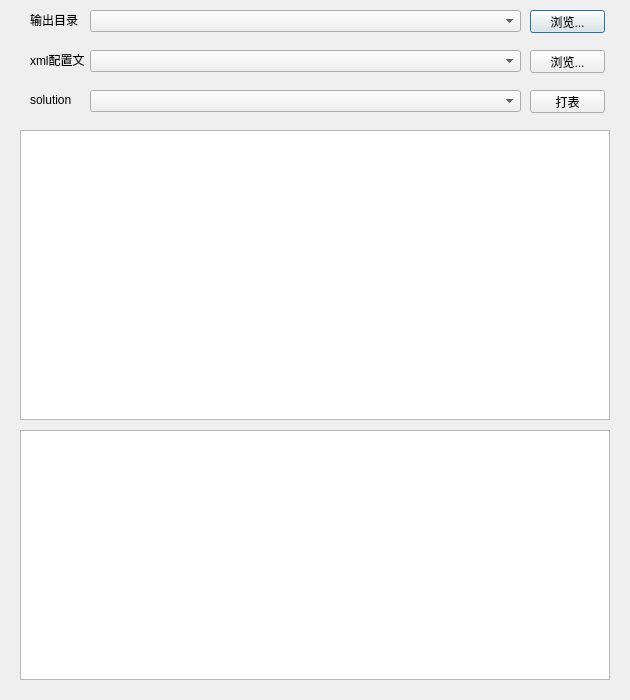
<?xml version="1.0" encoding="UTF-8"?>
<ui version="4.0">
 <class>Dialog</class>
 <widget class="QDialog" name="Dialog">
  <property name="geometry">
   <rect>
    <x>0</x>
    <y>0</y>
    <width>630</width>
    <height>700</height>
   </rect>
  </property>
  <property name="windowTitle">
   <string>Dialog</string>
  </property>
  <widget class="QLabel" name="label">
   <property name="geometry">
    <rect>
     <x>30</x>
     <y>14</y>
     <width>54</width>
     <height>12</height>
    </rect>
   </property>
   <property name="text">
    <string>输出目录</string>
   </property>
  </widget>
  <widget class="QComboBox" name="comboBoxOutput">
   <property name="geometry">
    <rect>
     <x>90</x>
     <y>10</y>
     <width>431</width>
     <height>22</height>
    </rect>
   </property>
  </widget>
  <widget class="QPushButton" name="pushButtonOutput">
   <property name="geometry">
    <rect>
     <x>530</x>
     <y>10</y>
     <width>75</width>
     <height>23</height>
    </rect>
   </property>
   <property name="text">
    <string>浏览...</string>
   </property>
  </widget>
  <widget class="QLabel" name="label_2">
   <property name="geometry">
    <rect>
     <x>30</x>
     <y>54</y>
     <width>54</width>
     <height>12</height>
    </rect>
   </property>
   <property name="text">
    <string>xml配置文件</string>
   </property>
  </widget>
  <widget class="QComboBox" name="comboBoxOutputXml">
   <property name="geometry">
    <rect>
     <x>90</x>
     <y>50</y>
     <width>431</width>
     <height>22</height>
    </rect>
   </property>
  </widget>
  <widget class="QPushButton" name="pushButtonOutputXml">
   <property name="geometry">
    <rect>
     <x>530</x>
     <y>50</y>
     <width>75</width>
     <height>23</height>
    </rect>
   </property>
   <property name="text">
    <string>浏览...</string>
   </property>
  </widget>
  <widget class="QLabel" name="label_3">
   <property name="geometry">
    <rect>
     <x>30</x>
     <y>94</y>
     <width>54</width>
     <height>12</height>
    </rect>
   </property>
   <property name="text">
    <string>solution</string>
   </property>
  </widget>
  <widget class="QComboBox" name="comboBoxSolution">
   <property name="geometry">
    <rect>
     <x>90</x>
     <y>90</y>
     <width>431</width>
     <height>22</height>
    </rect>
   </property>
  </widget>
  <widget class="QPushButton" name="pushButtonStart">
   <property name="geometry">
    <rect>
     <x>530</x>
     <y>90</y>
     <width>75</width>
     <height>23</height>
    </rect>
   </property>
   <property name="text">
    <string>打表</string>
   </property>
  </widget>
  <widget class="QTextEdit" name="m_outTextEdit">
   <property name="geometry">
    <rect>
     <x>20</x>
     <y>430</y>
     <width>590</width>
     <height>250</height>
    </rect>
   </property>
   <property name="readOnly">
    <bool>true</bool>
   </property>
  </widget>
  <widget class="QListWidget" name="TableListWidget">
   <property name="geometry">
    <rect>
     <x>20</x>
     <y>130</y>
     <width>590</width>
     <height>290</height>
    </rect>
   </property>
  </widget>
 </widget>
 <resources/>
 <connections/>
</ui>
